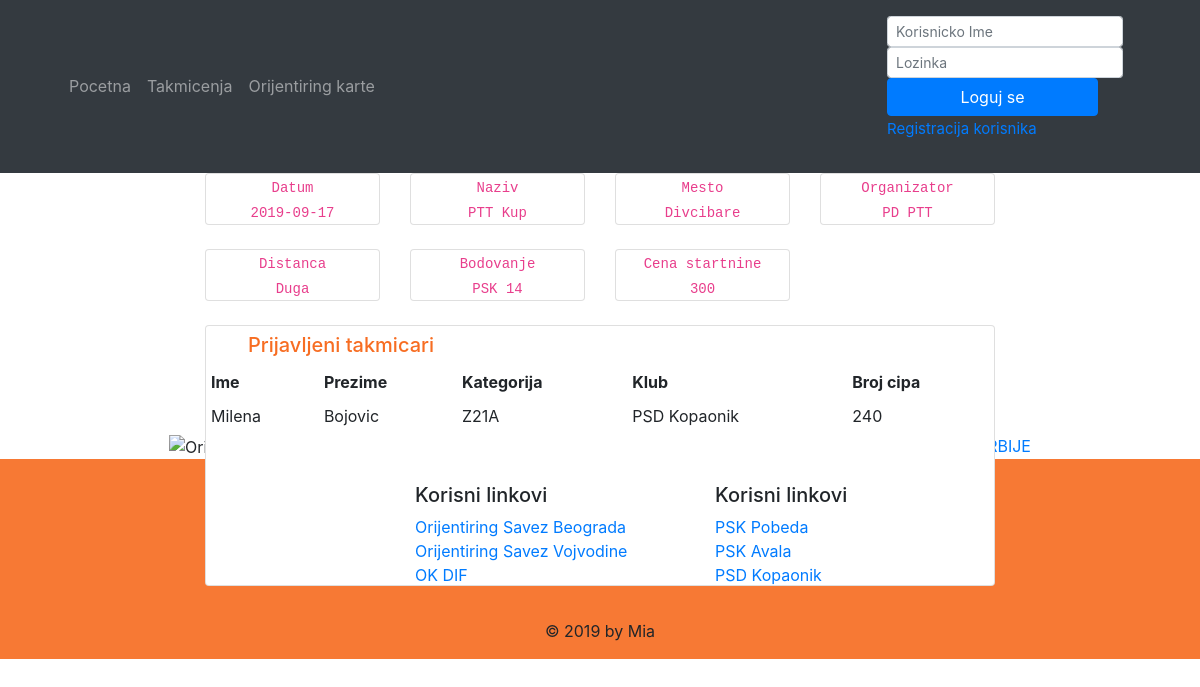
/ptt.php, run on the app's committed database.
### tables this page shows
CREATE TABLE `takmicenje` (
  `id` int(11) NOT NULL,
  `datum` date NOT NULL,
  `naziv` varchar(100) NOT NULL,
  `mesto` varchar(100) NOT NULL,
  `organizator` varchar(100) NOT NULL,
  `distanca` varchar(50) DEFAULT NULL,
  `bodovanje` varchar(50) DEFAULT NULL,
  `statusPrijava` int(11) NOT NULL DEFAULT '0',
  `cena` int(11) DEFAULT '0',
  `idKlub` int(11) NOT NULL
);

CREATE TABLE `prijave` (
  `id` int(11) NOT NULL,
  `idTakmicenja` int(11) NOT NULL,
  `idTakmicara` int(11) NOT NULL,
  `brojCipa` int(11) DEFAULT NULL,
  `idKategorije` int(11) NOT NULL,
  `ukupnaCena` int(11) NOT NULL DEFAULT '0'
);

CREATE TABLE `takmicari` (
  `id` int(11) NOT NULL,
  `ime` varchar(50) NOT NULL,
  `prezime` varchar(50) NOT NULL,
  `idKlub` int(11) DEFAULT NULL,
  `registracioniBroj` varchar(11) NOT NULL,
  `brojCipa` int(11) DEFAULT NULL,
  `idKategorije` int(11) NOT NULL,
  `idKorisnik` int(11) DEFAULT NULL,
  `nacinUbacivanja` int(11) NOT NULL DEFAULT '0'
);

CREATE TABLE `klubovi` (
  `id` int(11) NOT NULL,
  `naziv` varchar(100) NOT NULL,
  `skraceno` varchar(50) NOT NULL,
  `drzava` varchar(100) NOT NULL
);

### funkcije.php (called while the page is built, shortened)
<?php
function getKategorije( $konekcija ) {
    $kat = array();
    $kategorije = mysqli_query( $konekcija, 'SELECT * FROM `kategorije`' );
    while ( $row = mysqli_fetch_assoc( $kategorije ) ) {
        $kat[ $row['id']] = $row['naziv'];
    }
    return $kat;
}
?>

### ptt.php (the view, shortened to what this page needs)
<?php
include ( 'funkcije.php' );
include ( 'header.php' );
$result = 'SELECT `datum`,`naziv`,`mesto`,`organizator`,`distanca`,`bodovanje`,`cena` FROM `takmicenje` where id = 80';
$prikaz = mysqli_query( $konekcija, $result );
$row = mysqli_fetch_array( $prikaz );
if ( $row ) {
    echo"<div class = 'row'>
 <div class = 'col-sm-6 col-lg-3'>
<div class = 'card'>
<div class = 'desc'>
<div class = 'text-center'><code>Datum</code><br><code>". $row['datum']."</code>
</div>
</div>
</div>
</div>
<div class = 'col-sm-6 col-lg-3'>
<div class = 'card'>
<div class = 'desc'>
<div class = 'text-center'><code>Naziv</code><br><code>". $row['naziv']."</code>
</div>
</div>
</div>
</div>
<div class = 'col-sm-6 col-lg-3'>
<div class = 'card'>
<div class = 'desc'>
<div class = 'text-center'><code>Mesto</code><br><code>". $row['mesto']."</code>
</div>
</div>
</div>
</div>
<div class = 'col-sm-6 col-lg-3'>
<div class = 'card'>
<div class = 'desc'>
<div class = 'text-center'><code>Organizator</code><br><code>". $row['organizator']."</code>
</div>
</div>
</div>
</div>
</div><br>";
    echo"<div class = 'row'>
<div class = 'col-sm-6 col-lg-3'>
<div class = 'card'>
<div class = 'desc'>
<div class = 'text-center'><code>Distanca</code><br><code>". $row['distanca']."</code>
</div>
</div>
</div>
</div>
<div class = 'col-sm-6 col-lg-3'>
<div class = 'card'>
<div class = 'desc'>
<div class = 'text-center'><code>Bodovanje</code><br><code>". $row['bodovanje']."</code>
</div>
</div>
</div>
</div>
<div class = 'col-sm-6 col-lg-3'>
<div class = 'card'>
<div class = 'desc'>
<div class = 'text-center'><code>Cena startnine</code><br><code>". $row['cena']."</code>
</div>
</div>
</div>
</div>
</div>
 ";
}
?>
<?php
$konekcija = konekcija();
$kat = getKategorije( $konekcija );
$klub = 'SELECT id FROM `klubovi` ';
$klubovi = mysqli_query( $konekcija, $klub );
$row = mysqli_fetch_array( $klubovi );
$idKLub = $row['id'];
$prikaz1 = 'SELECT id FROM `takmicenje`';
$podaci = mysqli_query( $konekcija, $prikaz1 );
$row = mysqli_fetch_array( $podaci );
$idTakmicenja = $row['id'];
$nazivK = "SELECT `naziv` FROM `klubovi` WHERE id = $idKLub";
$podaci = mysqli_query( $konekcija, $nazivK );
$row = mysqli_fetch_array( $podaci );
$nazivKlub = $row['naziv'];
$prikaz3 = "SELECT * FROM `prijave`,`takmicari` where prijave.idTakmicara=takmicari.id  and idTakmicenja = $idTakmicenja ";
$takmicari = mysqli_query( $konekcija, $prikaz3 );
echo '<br>';
echo'<div class="card">
<h5 style="margin-left: 42px;color: #f76d22;margin-top: 7px;">Prijavljeni takmicari</h5>';
echo "<table cellpadding='5'>";
echo '<tr>  <th>Ime</th> <th>Prezime</th><th>Kategorija</th><th>Klub</th> <th>Broj cipa</th></tr>';
while( $row = mysqli_fetch_array( $takmicari ) ) {
    echo '<tr>';
    echo '<td>' . $row['ime'] . '</td>';
    echo '<td>' . $row['prezime'] . '</td>';
    echo '<td>' . $kat[$row['idKategorije']] . '</td>';
    echo '<td>' . $nazivKlub . '</td>';
    echo '<td>' . $row['brojCipa'] . '</td>';
    echo '</tr>';
}
echo '</table>';
echo'</div>';
?>
<?php
include ( 'footer.php' );
?>

### stil.css (style rules this page uses)
.card { height: 100%; }

### data on the page
takmicenje: datum "2019-09-17", naziv "PTT Kup", mesto "Divcibare", organizator "PD PTT", distanca "Duga", bodovanje "PSK 14", cena "300"
prijave: idTakmicara.ime "Milena", idTakmicara.prezime "Bojovic", idTakmicara.idKategorije "Z21A", idTakmicara.brojCipa "240"
klubovi: naziv "PSD Kopaonik"
